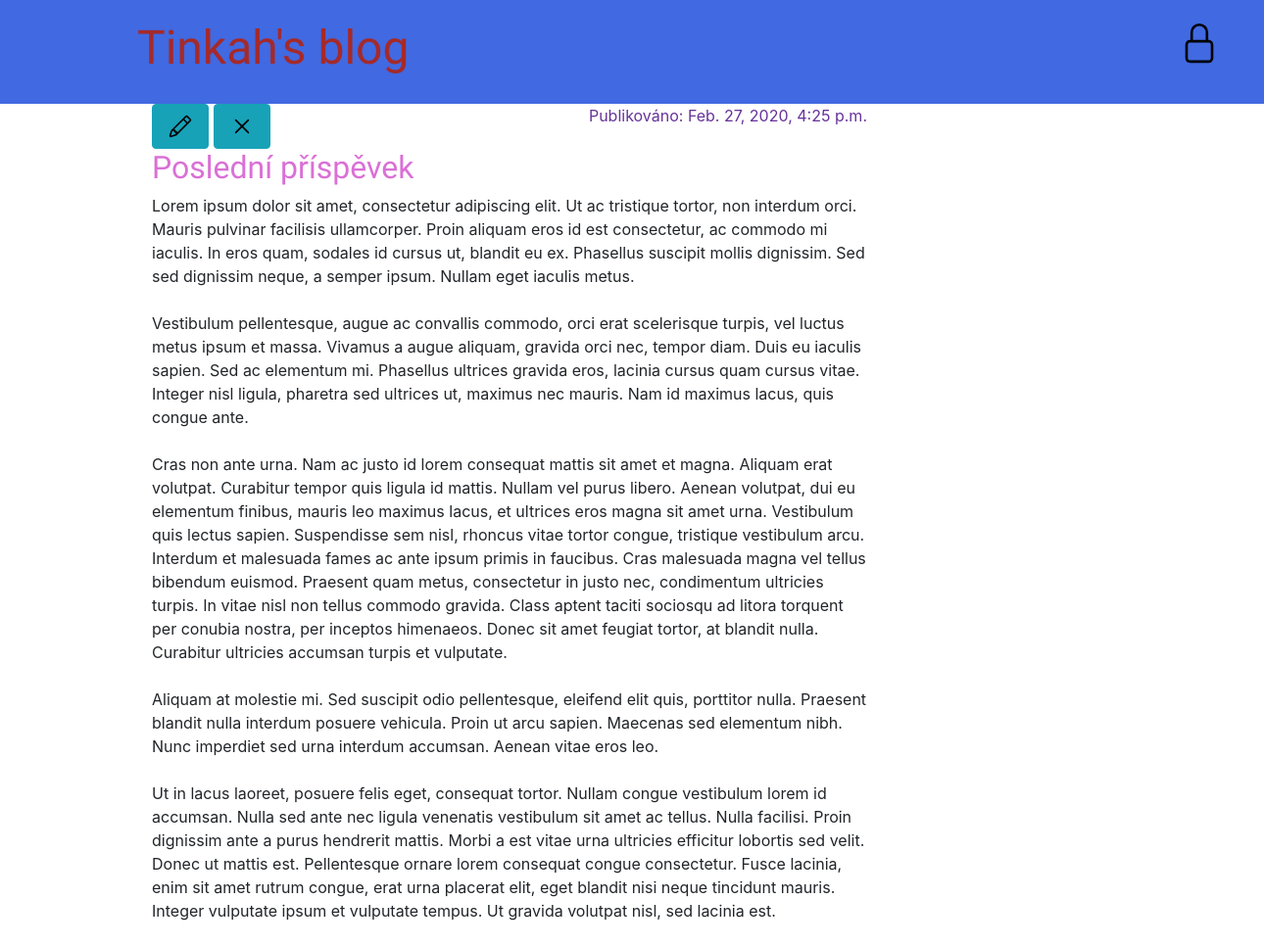
Page /post/6/ on the committed database.
### blog/models.py (models this page shows, shortened)
class Post(models.Model):
    author = models.ForeignKey("auth.User", on_delete=models.CASCADE)
    title = models.CharField(max_length=200)
    text = models.TextField()
    created_date = models.DateTimeField(
        default=timezone.now)
    published_date = models.DateTimeField(
        blank=True, null=True)

### blog/views.py (the view)
# urls.py: path('post/<int:pk>/', views.post_detail, name='post_detail'),
def post_detail(request, pk):
    post = get_object_or_404(Post, pk=pk)
    return render(request, 'blog/post_detail.html', {'post': post})

### blog/templates/blog/post_detail.html
{% extends 'blog/base.html' %}
{% block content %}
    <div class="post">
        {% if post.published_date %}
            <div class="date">
                <p>Publikováno: {{ post.published_date }}</p>
            </div>
        {% else %}
            <a class="btn btn-info" href="{% url 'post_publish' pk=post.pk %}">Publikovat</a>
        {% endif %}
        <a href="{% url 'post_edit' pk=post.pk %}"><button type="button" class="btn btn-info"><img src="/static/img/pencil.svg" alt="" width="32" height="32" title="Změnit příspěvek"></button></a>
        <a class="btn btn-info" href="{% url 'post_remove' pk=post.pk %}"><img src="/static/img/x.svg" alt="" width="32" height="32" title="Odstranit příspěvek"></a>
        <h2>{{ post.title }}</h2>
        <p>{{ post.text|linebreaksbr }}</p>
    </div>
 {% endblock %}

### blog/static/blog/style.css (style rules this page uses)
h1, h2, h3, h4 { font-family: "Lobster", cursive; }
.date { color: rebeccapurple; float: right; }
.post { margin-bottom: 70px; }
.post h2 { color: orchid; }

### rows in the picture
Post: published_date "Feb. 27, 2020, 4:25 p.m.", title "Poslední příspěvek", text "Lorem ipsum dolor sit amet, consectetur adipiscing elit. Ut ac tristique tortor, non interdum orci. Mauris pulvinar facilisis ullamcorper. Proin aliquam eros id est consectetur, ac commodo mi iaculis. In eros quam, sodales id cursus ut, blandit eu ex. Phasellus suscipit mollis dignissim. Sed sed dignissim neque, a semper ipsum. Nullam eget iaculis metus. Vestibulum pellentesque, augue ac convallis commodo, orci erat scelerisque turpis, vel luctus metus ipsum et massa. Vivamus a augue aliquam, gravida orci nec, tempor diam. Duis eu iaculis sapien. Sed ac elementum mi. Phasellus ultrices gravida eros, lacinia cursus quam cursus vitae. Integer nisl ligula, pharetra sed ultrices ut, maximus nec…"
